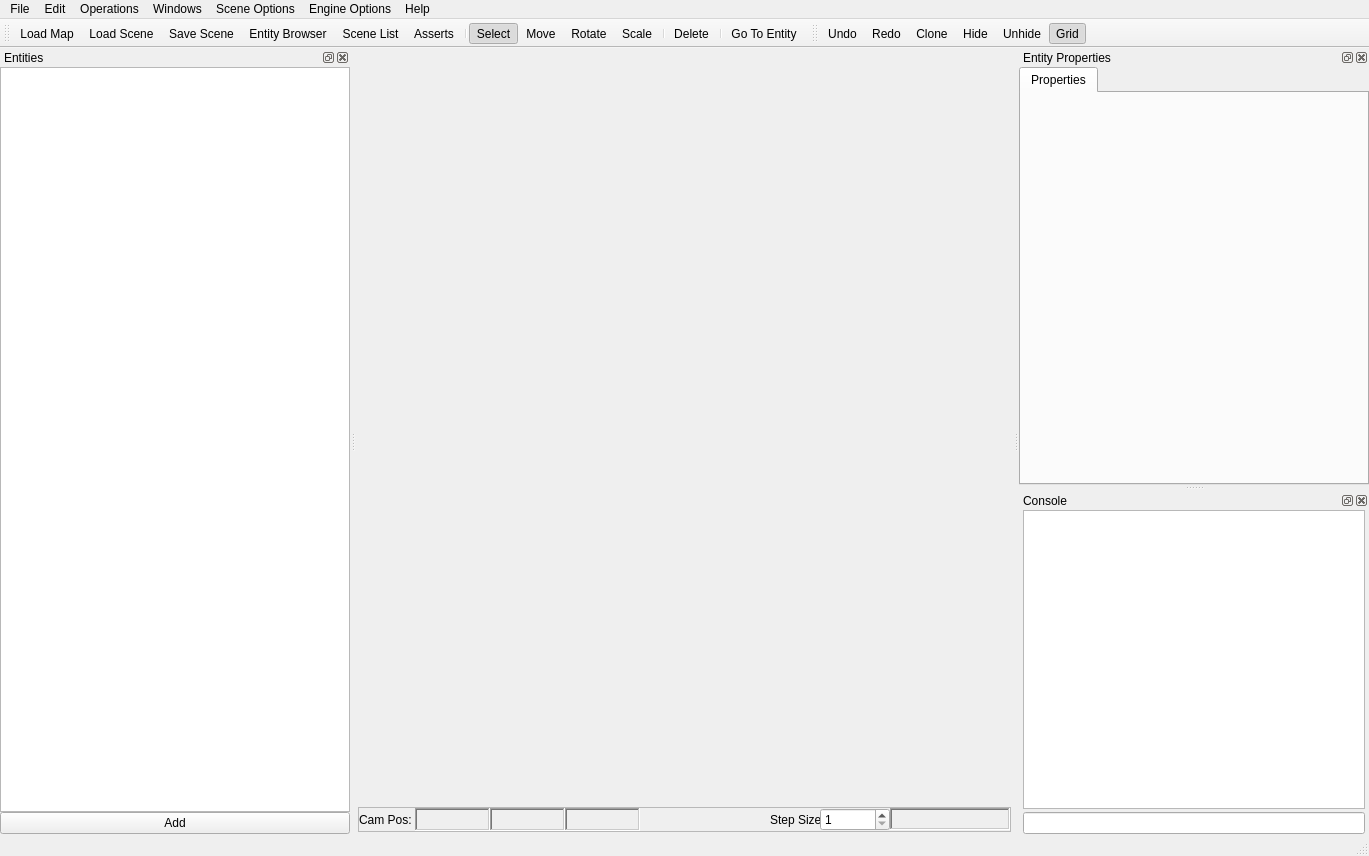
<?xml version="1.0" encoding="UTF-8"?>
<ui version="4.0">
 <class>MapEditorClass</class>
 <widget class="QMainWindow" name="MapEditorClass">
  <property name="geometry">
   <rect>
    <x>0</x>
    <y>0</y>
    <width>1369</width>
    <height>856</height>
   </rect>
  </property>
  <property name="sizePolicy">
   <sizepolicy hsizetype="Expanding" vsizetype="Expanding">
    <horstretch>0</horstretch>
    <verstretch>0</verstretch>
   </sizepolicy>
  </property>
  <property name="windowTitle">
   <string>ZEditor</string>
  </property>
  <property name="windowIcon">
   <iconset resource="../../EditorVisuals/MapEditor.qrc">
    <normaloff>:/ApplicationIcon/ZEDITOR.ico</normaloff>:/ApplicationIcon/ZEDITOR.ico</iconset>
  </property>
  <widget class="QWidget" name="centralWidget">
   <layout class="QGridLayout">
    <property name="margin">
     <number>2</number>
    </property>
    <property name="spacing">
     <number>2</number>
    </property>
    <item row="0" column="0">
     <widget class="QWidget" name="ViewPort" native="true"/>
    </item>
    <item row="1" column="0">
     <widget class="QFrame" name="frame">
      <property name="maximumSize">
       <size>
        <width>16777215</width>
        <height>25</height>
       </size>
      </property>
      <property name="frameShape">
       <enum>QFrame::StyledPanel</enum>
      </property>
      <property name="frameShadow">
       <enum>QFrame::Raised</enum>
      </property>
      <layout class="QHBoxLayout">
       <property name="spacing">
        <number>0</number>
       </property>
       <property name="margin">
        <number>0</number>
       </property>
       <item>
        <layout class="QHBoxLayout">
         <property name="spacing">
          <number>0</number>
         </property>
         <item>
          <widget class="QLabel" name="CamPositionLabel">
           <property name="text">
            <string>Cam Pos: </string>
           </property>
          </widget>
         </item>
         <item>
          <widget class="QLabel" name="CamPosXLabel">
           <property name="minimumSize">
            <size>
             <width>75</width>
             <height>0</height>
            </size>
           </property>
           <property name="maximumSize">
            <size>
             <width>75</width>
             <height>16777215</height>
            </size>
           </property>
           <property name="frameShape">
            <enum>QFrame::WinPanel</enum>
           </property>
           <property name="frameShadow">
            <enum>QFrame::Sunken</enum>
           </property>
           <property name="text">
            <string/>
           </property>
          </widget>
         </item>
         <item>
          <widget class="QLabel" name="CamPosYLabel">
           <property name="minimumSize">
            <size>
             <width>75</width>
             <height>0</height>
            </size>
           </property>
           <property name="maximumSize">
            <size>
             <width>75</width>
             <height>16777215</height>
            </size>
           </property>
           <property name="frameShape">
            <enum>QFrame::WinPanel</enum>
           </property>
           <property name="frameShadow">
            <enum>QFrame::Sunken</enum>
           </property>
           <property name="text">
            <string/>
           </property>
          </widget>
         </item>
         <item>
          <widget class="QLabel" name="CamPosZLabel">
           <property name="minimumSize">
            <size>
             <width>75</width>
             <height>0</height>
            </size>
           </property>
           <property name="maximumSize">
            <size>
             <width>75</width>
             <height>16777215</height>
            </size>
           </property>
           <property name="frameShape">
            <enum>QFrame::WinPanel</enum>
           </property>
           <property name="frameShadow">
            <enum>QFrame::Sunken</enum>
           </property>
           <property name="text">
            <string/>
           </property>
          </widget>
         </item>
         <item>
          <spacer name="horizontalSpacer">
           <property name="orientation">
            <enum>Qt::Horizontal</enum>
           </property>
           <property name="sizeHint" stdset="0">
            <size>
             <width>40</width>
             <height>20</height>
            </size>
           </property>
          </spacer>
         </item>
         <item>
          <widget class="QLabel" name="StepLabel">
           <property name="maximumSize">
            <size>
             <width>50</width>
             <height>16777215</height>
            </size>
           </property>
           <property name="text">
            <string>Step Size</string>
           </property>
          </widget>
         </item>
         <item>
          <widget class="QSpinBox" name="StepSizeSpinBox">
           <property name="minimumSize">
            <size>
             <width>70</width>
             <height>0</height>
            </size>
           </property>
           <property name="maximumSize">
            <size>
             <width>70</width>
             <height>16777215</height>
            </size>
           </property>
           <property name="minimum">
            <number>1</number>
           </property>
           <property name="maximum">
            <number>100</number>
           </property>
          </widget>
         </item>
         <item>
          <widget class="QLabel" name="SelectedEntityCounterLabel">
           <property name="minimumSize">
            <size>
             <width>120</width>
             <height>0</height>
            </size>
           </property>
           <property name="maximumSize">
            <size>
             <width>120</width>
             <height>22</height>
            </size>
           </property>
           <property name="frameShape">
            <enum>QFrame::WinPanel</enum>
           </property>
           <property name="frameShadow">
            <enum>QFrame::Sunken</enum>
           </property>
          </widget>
         </item>
        </layout>
       </item>
      </layout>
     </widget>
    </item>
   </layout>
  </widget>
  <widget class="QMenuBar" name="menuBar">
   <property name="geometry">
    <rect>
     <x>0</x>
     <y>0</y>
     <width>1369</width>
     <height>22</height>
    </rect>
   </property>
   <widget class="QMenu" name="menuFile">
    <property name="title">
     <string>File</string>
    </property>
    <addaction name="separator"/>
    <addaction name="NewAction"/>
    <addaction name="CloseAction"/>
    <addaction name="separator"/>
    <addaction name="LoadAction"/>
    <addaction name="separator"/>
    <addaction name="LoadSceneAction"/>
    <addaction name="separator"/>
    <addaction name="SaveAction"/>
    <addaction name="SaveSceneAsAction"/>
    <addaction name="separator"/>
    <addaction name="ExitAction"/>
   </widget>
   <widget class="QMenu" name="menuEdit">
    <property name="title">
     <string>Operations</string>
    </property>
    <addaction name="SelectAction"/>
    <addaction name="MoveAction"/>
    <addaction name="RotateAction"/>
    <addaction name="ScaleAction"/>
    <addaction name="separator"/>
    <addaction name="EntityBrowserOpenAction"/>
    <addaction name="separator"/>
    <addaction name="DeleteAction"/>
    <addaction name="separator"/>
    <addaction name="HideAction"/>
    <addaction name="UnhideAction"/>
    <addaction name="separator"/>
    <addaction name="FreezeAction"/>
    <addaction name="UnfreezeAction"/>
    <addaction name="separator"/>
    <addaction name="GoToEntityAction"/>
   </widget>
   <widget class="QMenu" name="menuHelp">
    <property name="title">
     <string>Help</string>
    </property>
    <addaction name="HelpOpenAction"/>
    <addaction name="actionIndex"/>
    <addaction name="separator"/>
    <addaction name="actionTutorials"/>
    <addaction name="separator"/>
    <addaction name="actionEngine_Web"/>
    <addaction name="separator"/>
    <addaction name="actionAbout"/>
   </widget>
   <widget class="QMenu" name="menuTools">
    <property name="title">
     <string>Windows</string>
    </property>
    <widget class="QMenu" name="menuToolbars">
     <property name="title">
      <string>Toolbars</string>
     </property>
     <addaction name="EditToolbarOpenAction"/>
     <addaction name="OperationsToolbarOpenAction"/>
    </widget>
    <addaction name="ConsoleWindowOpenAction"/>
    <addaction name="AssertsWindowOpenAction"/>
    <addaction name="PropertiesWindowOpenAction"/>
    <addaction name="SceneListOpenAction"/>
    <addaction name="separator"/>
    <addaction name="menuToolbars"/>
    <addaction name="separator"/>
    <addaction name="Assert_BrowserOpenAction"/>
    <addaction name="QuickSelectorOpenAction"/>
   </widget>
   <widget class="QMenu" name="menuEngine">
    <property name="title">
     <string>Engine Options</string>
    </property>
    <widget class="QMenu" name="menuDraw">
     <property name="title">
      <string>Draw</string>
     </property>
     <addaction name="actionMap"/>
     <addaction name="actionEntities"/>
     <addaction name="actionSkybox"/>
    </widget>
    <addaction name="actionWireframe"/>
    <addaction name="menuDraw"/>
    <addaction name="actionRender_Type"/>
    <addaction name="actionOptions"/>
   </widget>
   <widget class="QMenu" name="menuScene_Options">
    <property name="title">
     <string>Scene Options</string>
    </property>
    <addaction name="GridToogleAction"/>
   </widget>
   <widget class="QMenu" name="menuEdit_2">
    <property name="title">
     <string>Edit</string>
    </property>
    <addaction name="actionRedo"/>
    <addaction name="actionUndo"/>
    <addaction name="separator"/>
    <addaction name="CopyAction"/>
   </widget>
   <addaction name="menuFile"/>
   <addaction name="menuEdit_2"/>
   <addaction name="menuEdit"/>
   <addaction name="menuTools"/>
   <addaction name="menuScene_Options"/>
   <addaction name="menuEngine"/>
   <addaction name="menuHelp"/>
  </widget>
  <widget class="QDockWidget" name="AssertsWindow">
   <property name="minimumSize">
    <size>
     <width>350</width>
     <height>142</height>
    </size>
   </property>
   <property name="windowTitle">
    <string>Entities</string>
   </property>
   <attribute name="dockWidgetArea">
    <number>1</number>
   </attribute>
   <widget class="QWidget" name="dockWidgetContents_2">
    <layout class="QVBoxLayout">
     <property name="spacing">
      <number>0</number>
     </property>
     <property name="margin">
      <number>0</number>
     </property>
     <item>
      <widget class="QListWidget" name="AssertsList"/>
     </item>
     <item>
      <widget class="QPushButton" name="AddButton">
       <property name="text">
        <string>Add</string>
       </property>
      </widget>
     </item>
    </layout>
   </widget>
  </widget>
  <widget class="QDockWidget" name="PropertiesWindow">
   <property name="minimumSize">
    <size>
     <width>350</width>
     <height>300</height>
    </size>
   </property>
   <property name="floating">
    <bool>false</bool>
   </property>
   <property name="windowTitle">
    <string>Entity Properties</string>
   </property>
   <attribute name="dockWidgetArea">
    <number>2</number>
   </attribute>
   <widget class="QWidget" name="dockWidgetContents">
    <layout class="QVBoxLayout" name="verticalLayout_2">
     <property name="spacing">
      <number>0</number>
     </property>
     <property name="margin">
      <number>0</number>
     </property>
     <item>
      <layout class="QVBoxLayout" name="PropertiesWindowLayout">
       <property name="spacing">
        <number>0</number>
       </property>
       <item>
        <widget class="QTabWidget" name="PropertiesTabWidget">
         <property name="tabPosition">
          <enum>QTabWidget::North</enum>
         </property>
         <property name="tabShape">
          <enum>QTabWidget::Rounded</enum>
         </property>
         <property name="currentIndex">
          <number>0</number>
         </property>
         <property name="documentMode">
          <bool>false</bool>
         </property>
         <property name="tabsClosable">
          <bool>false</bool>
         </property>
         <property name="movable">
          <bool>true</bool>
         </property>
         <widget class="QWidget" name="tab">
          <attribute name="title">
           <string>Properties</string>
          </attribute>
          <layout class="QVBoxLayout" name="verticalLayout_3">
           <property name="spacing">
            <number>0</number>
           </property>
           <property name="margin">
            <number>0</number>
           </property>
           <item>
            <layout class="QVBoxLayout" name="PropertiesTabLayout"/>
           </item>
          </layout>
         </widget>
        </widget>
       </item>
      </layout>
     </item>
    </layout>
   </widget>
  </widget>
  <widget class="QDockWidget" name="ConsoleWindow">
   <property name="floating">
    <bool>false</bool>
   </property>
   <property name="windowTitle">
    <string>Console</string>
   </property>
   <attribute name="dockWidgetArea">
    <number>2</number>
   </attribute>
   <widget class="QWidget" name="dockWidgetContents_4">
    <layout class="QVBoxLayout">
     <property name="spacing">
      <number>3</number>
     </property>
     <property name="leftMargin">
      <number>4</number>
     </property>
     <property name="topMargin">
      <number>0</number>
     </property>
     <property name="rightMargin">
      <number>4</number>
     </property>
     <property name="bottomMargin">
      <number>0</number>
     </property>
     <item>
      <widget class="QTextEdit" name="ConsoleOutput">
       <property name="font">
        <font>
         <family>Courier New</family>
        </font>
       </property>
       <property name="readOnly">
        <bool>true</bool>
       </property>
      </widget>
     </item>
     <item>
      <widget class="QLineEdit" name="ConsoleInput">
       <property name="font">
        <font>
         <family>Courier New</family>
        </font>
       </property>
      </widget>
     </item>
    </layout>
   </widget>
  </widget>
  <widget class="QToolBar" name="OperationsToolBar">
   <property name="windowTitle">
    <string>Operations Tool Bar</string>
   </property>
   <attribute name="toolBarArea">
    <enum>TopToolBarArea</enum>
   </attribute>
   <attribute name="toolBarBreak">
    <bool>false</bool>
   </attribute>
   <addaction name="LoadAction"/>
   <addaction name="LoadSceneAction"/>
   <addaction name="SaveAction"/>
   <addaction name="EntityBrowserOpenAction"/>
   <addaction name="SceneListOpenAction"/>
   <addaction name="AssertsWindowOpenAction"/>
   <addaction name="separator"/>
   <addaction name="SelectAction"/>
   <addaction name="MoveAction"/>
   <addaction name="RotateAction"/>
   <addaction name="ScaleAction"/>
   <addaction name="separator"/>
   <addaction name="DeleteAction"/>
   <addaction name="separator"/>
   <addaction name="GoToEntityAction"/>
  </widget>
  <widget class="QStatusBar" name="statusBar"/>
  <widget class="QToolBar" name="EditToolBar">
   <property name="windowTitle">
    <string>Edit Tool Bar</string>
   </property>
   <attribute name="toolBarArea">
    <enum>TopToolBarArea</enum>
   </attribute>
   <attribute name="toolBarBreak">
    <bool>false</bool>
   </attribute>
   <addaction name="actionUndo"/>
   <addaction name="actionRedo"/>
   <addaction name="CopyAction"/>
   <addaction name="HideAction"/>
   <addaction name="UnhideAction"/>
   <addaction name="GridToogleAction"/>
  </widget>
  <action name="LoadAction">
   <property name="icon">
    <iconset resource="../../EditorVisuals/MapEditor.qrc">
     <normaloff>:/ToolBarIcons/LoadMap.png</normaloff>:/ToolBarIcons/LoadMap.png</iconset>
   </property>
   <property name="text">
    <string>Load Map</string>
   </property>
  </action>
  <action name="SaveAction">
   <property name="icon">
    <iconset resource="../../EditorVisuals/MapEditor.qrc">
     <normaloff>:/ToolBarIcons/Save.png</normaloff>:/ToolBarIcons/Save.png</iconset>
   </property>
   <property name="text">
    <string>Save Scene</string>
   </property>
  </action>
  <action name="ExitAction">
   <property name="text">
    <string>Exit</string>
   </property>
  </action>
  <action name="RotateAction">
   <property name="checkable">
    <bool>true</bool>
   </property>
   <property name="icon">
    <iconset resource="../../EditorVisuals/MapEditor.qrc">
     <normaloff>:/ToolBarIcons/Rotate.png</normaloff>:/ToolBarIcons/Rotate.png</iconset>
   </property>
   <property name="text">
    <string>Rotate</string>
   </property>
  </action>
  <action name="MoveAction">
   <property name="checkable">
    <bool>true</bool>
   </property>
   <property name="icon">
    <iconset resource="../../EditorVisuals/MapEditor.qrc">
     <normaloff>:/ToolBarIcons/Move.png</normaloff>:/ToolBarIcons/Move.png</iconset>
   </property>
   <property name="text">
    <string>Move</string>
   </property>
  </action>
  <action name="ScaleAction">
   <property name="checkable">
    <bool>true</bool>
   </property>
   <property name="icon">
    <iconset resource="../../EditorVisuals/MapEditor.qrc">
     <normaloff>:/ToolBarIcons/Scale.png</normaloff>:/ToolBarIcons/Scale.png</iconset>
   </property>
   <property name="text">
    <string>Scale</string>
   </property>
  </action>
  <action name="HelpOpenAction">
   <property name="text">
    <string>Content</string>
   </property>
  </action>
  <action name="NewAction">
   <property name="text">
    <string>New</string>
   </property>
  </action>
  <action name="ObjectSellectorOpenAction">
   <property name="text">
    <string>Object Sellector</string>
   </property>
  </action>
  <action name="ConsoleWindowOpenAction">
   <property name="text">
    <string>Console</string>
   </property>
  </action>
  <action name="AssertsWindowOpenAction">
   <property name="icon">
    <iconset resource="../../EditorVisuals/MapEditor.qrc">
     <normaloff>:/ToolBarIcons/AssertBrowser.png</normaloff>:/ToolBarIcons/AssertBrowser.png</iconset>
   </property>
   <property name="text">
    <string>Asserts</string>
   </property>
  </action>
  <action name="PropertiesWindowOpenAction">
   <property name="text">
    <string>Properties</string>
   </property>
  </action>
  <action name="AboutOpenAction">
   <property name="text">
    <string>About</string>
   </property>
  </action>
  <action name="GizmoOpenAction">
   <property name="text">
    <string>Gizmo</string>
   </property>
  </action>
  <action name="SelectAction">
   <property name="checkable">
    <bool>true</bool>
   </property>
   <property name="checked">
    <bool>true</bool>
   </property>
   <property name="icon">
    <iconset resource="../../EditorVisuals/MapEditor.qrc">
     <normaloff>:/ToolBarIcons/Select.png</normaloff>:/ToolBarIcons/Select.png</iconset>
   </property>
   <property name="text">
    <string>Select</string>
   </property>
  </action>
  <action name="EntityBrowserOpenAction">
   <property name="icon">
    <iconset resource="../../EditorVisuals/MapEditor.qrc">
     <normaloff>:/ToolBarIcons/EntitySelector.png</normaloff>:/ToolBarIcons/EntitySelector.png</iconset>
   </property>
   <property name="text">
    <string>Entity Browser</string>
   </property>
  </action>
  <action name="DeleteAction">
   <property name="icon">
    <iconset resource="../../EditorVisuals/MapEditor.qrc">
     <normaloff>:/ToolBarIcons/Delete.png</normaloff>:/ToolBarIcons/Delete.png</iconset>
   </property>
   <property name="text">
    <string>Delete</string>
   </property>
  </action>
  <action name="HideAction">
   <property name="icon">
    <iconset resource="../../EditorVisuals/MapEditor.qrc">
     <normaloff>:/ToolBarIcons/Hide.png</normaloff>:/ToolBarIcons/Hide.png</iconset>
   </property>
   <property name="text">
    <string>Hide</string>
   </property>
  </action>
  <action name="UnhideAction">
   <property name="icon">
    <iconset resource="../../EditorVisuals/MapEditor.qrc">
     <normaloff>:/ToolBarIcons/Unhide.png</normaloff>:/ToolBarIcons/Unhide.png</iconset>
   </property>
   <property name="text">
    <string>Unhide</string>
   </property>
  </action>
  <action name="FreezeAction">
   <property name="text">
    <string>Freeze</string>
   </property>
  </action>
  <action name="UnfreezeAction">
   <property name="text">
    <string>Unfreeze</string>
   </property>
  </action>
  <action name="OperationsToolbarOpenAction">
   <property name="checkable">
    <bool>true</bool>
   </property>
   <property name="checked">
    <bool>true</bool>
   </property>
   <property name="text">
    <string>Operations</string>
   </property>
  </action>
  <action name="EditToolbarOpenAction">
   <property name="checkable">
    <bool>true</bool>
   </property>
   <property name="checked">
    <bool>true</bool>
   </property>
   <property name="text">
    <string>Edit</string>
   </property>
  </action>
  <action name="FileToolbarOpenAction">
   <property name="checkable">
    <bool>true</bool>
   </property>
   <property name="text">
    <string>File</string>
   </property>
  </action>
  <action name="CloseAction">
   <property name="text">
    <string>Close</string>
   </property>
  </action>
  <action name="SaveAsAction">
   <property name="text">
    <string>Save As</string>
   </property>
  </action>
  <action name="CopyAction">
   <property name="icon">
    <iconset resource="../../EditorVisuals/MapEditor.qrc">
     <normaloff>:/ToolBarIcons/Clone.png</normaloff>:/ToolBarIcons/Clone.png</iconset>
   </property>
   <property name="text">
    <string>Clone</string>
   </property>
  </action>
  <action name="CutAction">
   <property name="text">
    <string>Cut</string>
   </property>
  </action>
  <action name="PasteAction">
   <property name="text">
    <string>Paste</string>
   </property>
  </action>
  <action name="actionIndex">
   <property name="text">
    <string>Index</string>
   </property>
  </action>
  <action name="actionTutorials">
   <property name="text">
    <string>Tutorials</string>
   </property>
  </action>
  <action name="actionEngine_Web">
   <property name="text">
    <string>Engine Web</string>
   </property>
  </action>
  <action name="actionAbout">
   <property name="text">
    <string>About</string>
   </property>
  </action>
  <action name="actionWireframe">
   <property name="text">
    <string>Wireframe</string>
   </property>
  </action>
  <action name="actionMap">
   <property name="text">
    <string>Map</string>
   </property>
  </action>
  <action name="actionEntities">
   <property name="text">
    <string>Entities</string>
   </property>
  </action>
  <action name="actionSkybox">
   <property name="text">
    <string>Skybox</string>
   </property>
  </action>
  <action name="actionOptions">
   <property name="text">
    <string>Options</string>
   </property>
  </action>
  <action name="actionRender_Type">
   <property name="text">
    <string>Render Type</string>
   </property>
  </action>
  <action name="GoToEntityAction">
   <property name="icon">
    <iconset resource="../../EditorVisuals/MapEditor.qrc">
     <normaloff>:/ToolBarIcons/Goto.png</normaloff>:/ToolBarIcons/Goto.png</iconset>
   </property>
   <property name="text">
    <string>Go To Entity</string>
   </property>
  </action>
  <action name="Assert_BrowserOpenAction">
   <property name="text">
    <string>Assert Browser</string>
   </property>
  </action>
  <action name="actionLoad_Environment">
   <property name="text">
    <string>Load Environment</string>
   </property>
  </action>
  <action name="LoadSceneAction">
   <property name="icon">
    <iconset resource="../../EditorVisuals/MapEditor.qrc">
     <normaloff>:/ToolBarIcons/LoadScene.png</normaloff>:/ToolBarIcons/LoadScene.png</iconset>
   </property>
   <property name="text">
    <string>Load Scene</string>
   </property>
  </action>
  <action name="SaveSceneAsAction">
   <property name="text">
    <string>Save Scene As</string>
   </property>
  </action>
  <action name="QuickSelectorOpenAction">
   <property name="checkable">
    <bool>true</bool>
   </property>
   <property name="text">
    <string>Quick Selector</string>
   </property>
  </action>
  <action name="actionUndo">
   <property name="icon">
    <iconset resource="../../EditorVisuals/MapEditor.qrc">
     <normaloff>:/ToolBarIcons/Undo.png</normaloff>:/ToolBarIcons/Undo.png</iconset>
   </property>
   <property name="text">
    <string>Undo</string>
   </property>
   <property name="shortcut">
    <string>Ctrl+Z</string>
   </property>
  </action>
  <action name="actionRedo">
   <property name="icon">
    <iconset resource="../../EditorVisuals/MapEditor.qrc">
     <normaloff>:/ToolBarIcons/Redo.png</normaloff>:/ToolBarIcons/Redo.png</iconset>
   </property>
   <property name="text">
    <string>Redo</string>
   </property>
   <property name="shortcut">
    <string>Ctrl+Y</string>
   </property>
  </action>
  <action name="SceneListOpenAction">
   <property name="checkable">
    <bool>true</bool>
   </property>
   <property name="checked">
    <bool>false</bool>
   </property>
   <property name="icon">
    <iconset resource="../../EditorVisuals/MapEditor.qrc">
     <normaloff>:/ToolBarIcons/SceneList.png</normaloff>:/ToolBarIcons/SceneList.png</iconset>
   </property>
   <property name="text">
    <string>Scene List</string>
   </property>
  </action>
  <action name="GridToogleAction">
   <property name="checkable">
    <bool>true</bool>
   </property>
   <property name="checked">
    <bool>true</bool>
   </property>
   <property name="icon">
    <iconset resource="../../EditorVisuals/MapEditor.qrc">
     <normaloff>:/ToolBarIcons/Grid.png</normaloff>:/ToolBarIcons/Grid.png</iconset>
   </property>
   <property name="text">
    <string>Grid</string>
   </property>
  </action>
 </widget>
 <layoutdefault spacing="6" margin="11"/>
 <resources>
  <include location="../../EditorVisuals/MapEditor.qrc"/>
 </resources>
 <connections>
  <connection>
   <sender>ExitAction</sender>
   <signal>triggered(bool)</signal>
   <receiver>MapEditorClass</receiver>
   <slot>close()</slot>
   <hints>
    <hint type="sourcelabel">
     <x>-1</x>
     <y>-1</y>
    </hint>
    <hint type="destinationlabel">
     <x>535</x>
     <y>460</y>
    </hint>
   </hints>
  </connection>
  <connection>
   <sender>AssertsWindowOpenAction</sender>
   <signal>triggered(bool)</signal>
   <receiver>AssertsWindow</receiver>
   <slot>show()</slot>
   <hints>
    <hint type="sourcelabel">
     <x>-1</x>
     <y>-1</y>
    </hint>
    <hint type="destinationlabel">
     <x>1021</x>
     <y>202</y>
    </hint>
   </hints>
  </connection>
  <connection>
   <sender>PropertiesWindowOpenAction</sender>
   <signal>triggered(bool)</signal>
   <receiver>PropertiesWindow</receiver>
   <slot>show()</slot>
   <hints>
    <hint type="sourcelabel">
     <x>-1</x>
     <y>-1</y>
    </hint>
    <hint type="destinationlabel">
     <x>909</x>
     <y>500</y>
    </hint>
   </hints>
  </connection>
  <connection>
   <sender>ConsoleWindowOpenAction</sender>
   <signal>triggered(bool)</signal>
   <receiver>ConsoleWindow</receiver>
   <slot>show()</slot>
   <hints>
    <hint type="sourcelabel">
     <x>-1</x>
     <y>-1</y>
    </hint>
    <hint type="destinationlabel">
     <x>1021</x>
     <y>666</y>
    </hint>
   </hints>
  </connection>
  <connection>
   <sender>EditToolbarOpenAction</sender>
   <signal>toggled(bool)</signal>
   <receiver>EditToolBar</receiver>
   <slot>setVisible(bool)</slot>
   <hints>
    <hint type="sourcelabel">
     <x>-1</x>
     <y>-1</y>
    </hint>
    <hint type="destinationlabel">
     <x>885</x>
     <y>38</y>
    </hint>
   </hints>
  </connection>
  <connection>
   <sender>OperationsToolbarOpenAction</sender>
   <signal>toggled(bool)</signal>
   <receiver>OperationsToolBar</receiver>
   <slot>setVisible(bool)</slot>
   <hints>
    <hint type="sourcelabel">
     <x>-1</x>
     <y>-1</y>
    </hint>
    <hint type="destinationlabel">
     <x>200</x>
     <y>38</y>
    </hint>
   </hints>
  </connection>
 </connections>
</ui>
